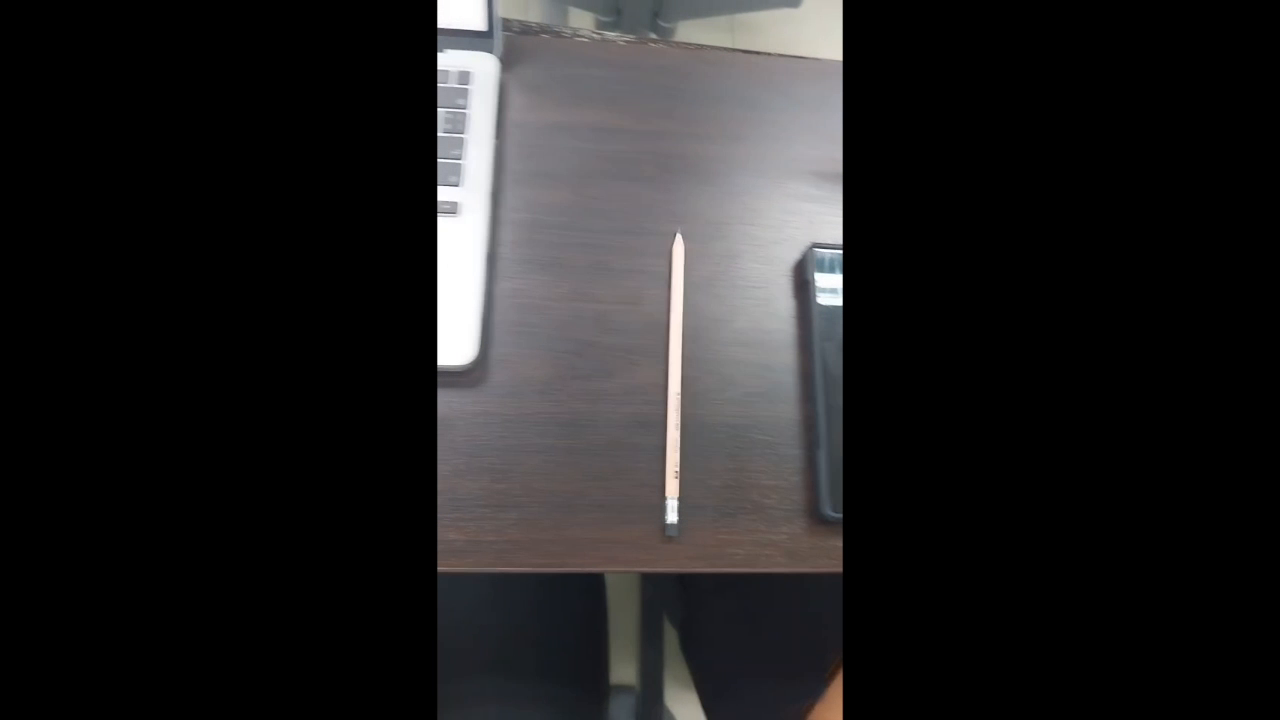
#> input picture frame 5 of week_12_quiz/q1/pencil.mp4, 1280 x 720 px
$ python dense_optical_flow.py
#> lines starting #> are read from the running program, lines starting #| are printed output that depends on the picture
import numpy as np
import cv2 as cv
cap = cv.VideoCapture(cv.samples.findFile("pencil.mp4"))
ret, frame1 = cap.read()
#> frame1 is the input picture: shape (720, 1280, 3); mean B, G, R 35.1, 34.4, 35.3
prvs = cv.cvtColor(frame1, cv.COLOR_BGR2GRAY)
hsv = np.zeros_like(frame1)
hsv[..., 1] = 255
while(1):
    ret, frame2 = cap.read()
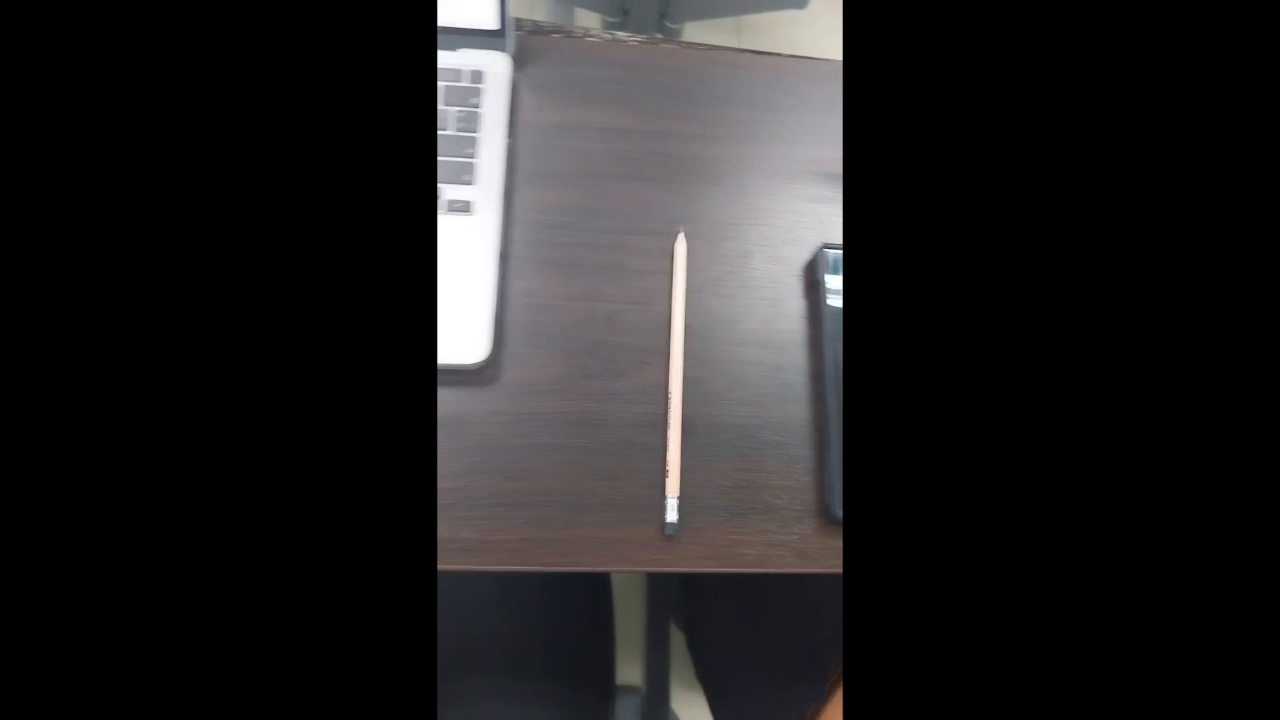
#> input picture frame 6 of week_12_quiz/q1/pencil.mp4, 1280 x 720 px
#> frame2 is the input picture: shape (720, 1280, 3); mean B, G, R 35.3, 34.6, 35.7
    if not ret:
        print('No frames grabbed!')
        break
    next = cv.cvtColor(frame2, cv.COLOR_BGR2GRAY)
    flow = cv.calcOpticalFlowFarneback(prvs, next, None, 0.5, 3, 15, 3, 5, 1.2, 0)
    mag, ang = cv.cartToPolar(flow[..., 0], flow[..., 1])
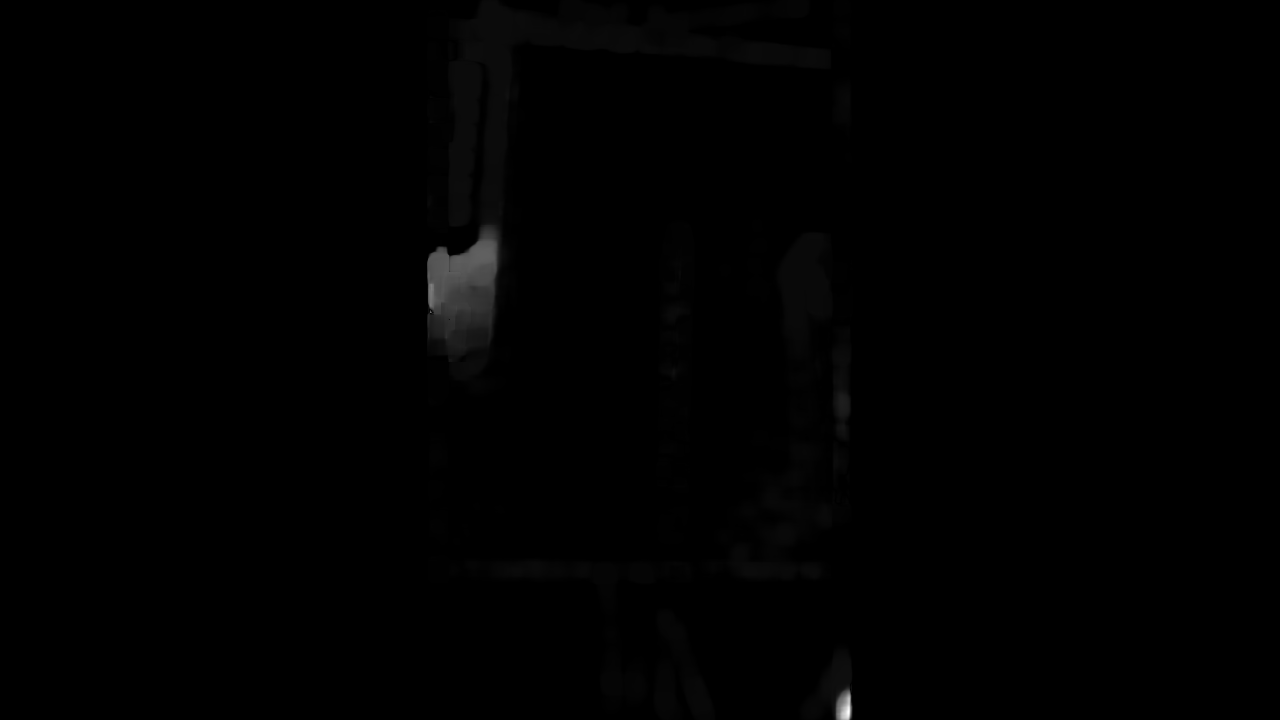
#> mag: shape (720, 1280) float32; min 0, max 277.8, mean 1.2; drawn with min black and max white
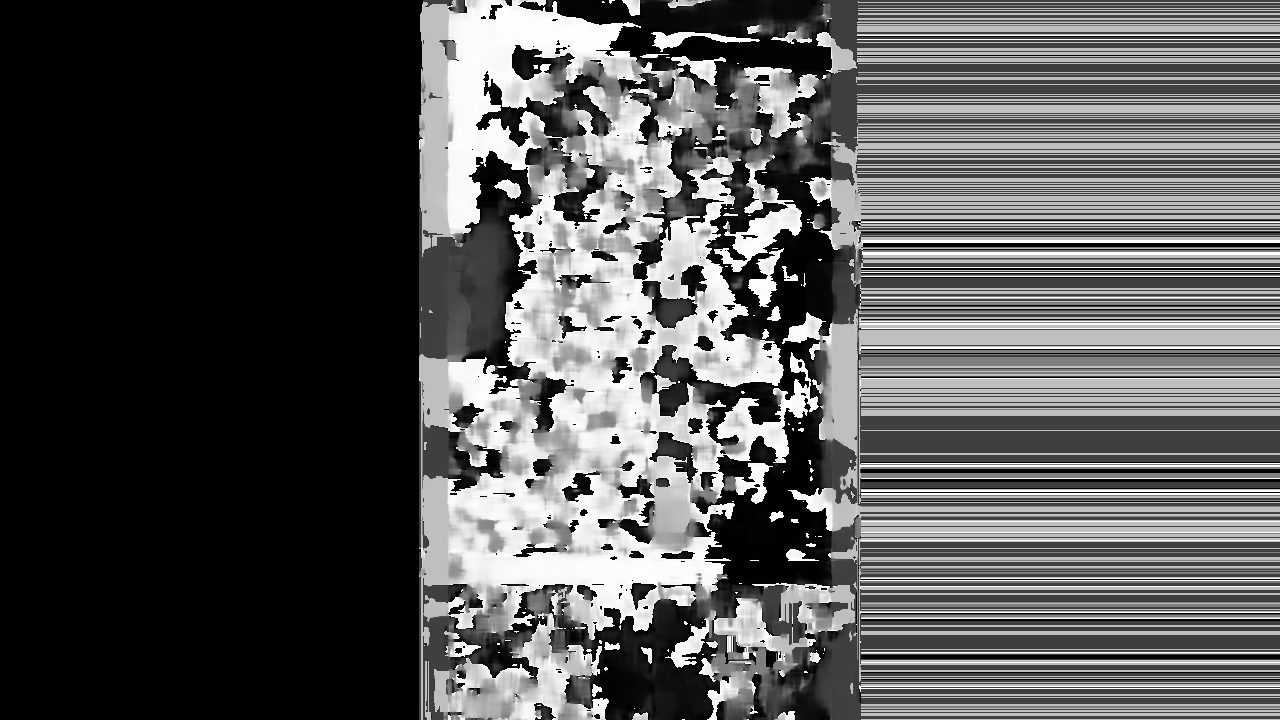
#> ang: shape (720, 1280) float32; min 0, max 6.28, mean 2.12; drawn with min black and max white
    hsv[..., 0] = ang*180/np.pi/2
    hsv[..., 2] = cv.normalize(mag, None, 0, 255, cv.NORM_MINMAX)
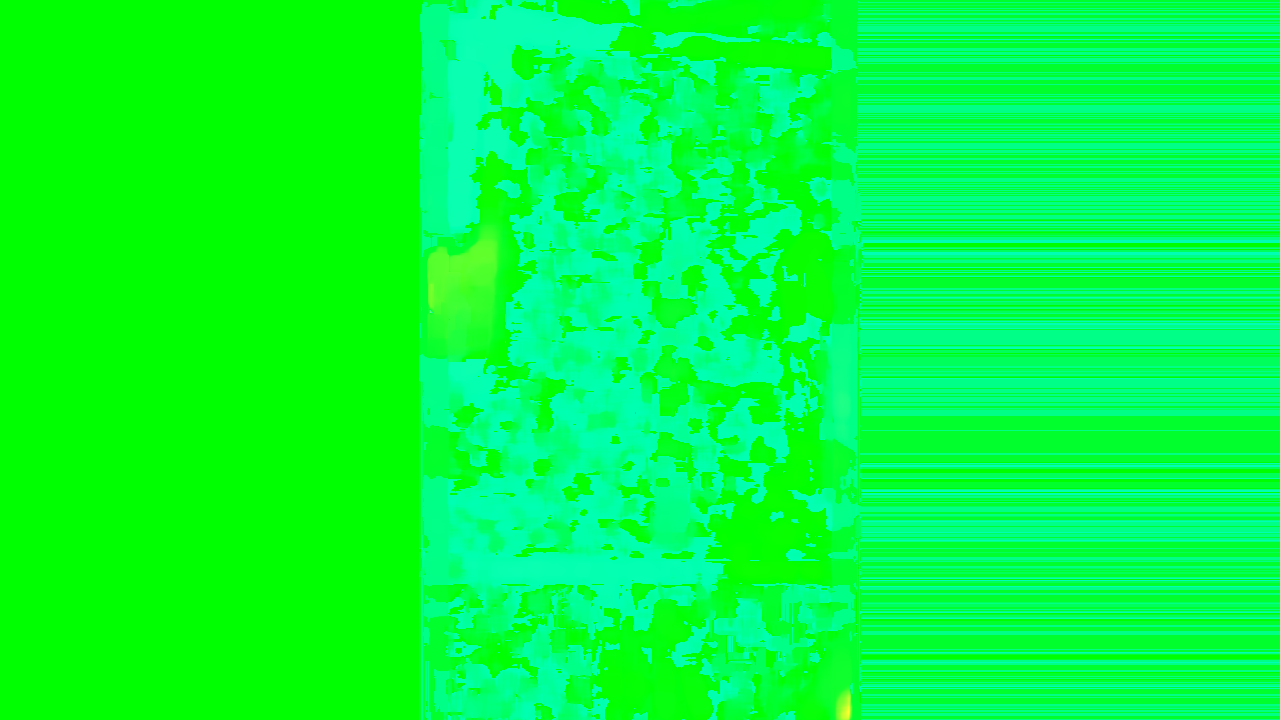
#> hsv: shape (720, 1280, 3); mean of channels 0, 1, 2 60.7, 255, 1; drawn as B, G, R
    bgr = cv.cvtColor(hsv, cv.COLOR_HSV2BGR)
    cv.imshow('frame2', bgr)
    k = cv.waitKey(30) & 0xff
#> (key Esc is pressed here)
    if k == 27:
        break
    elif k == ord('s'):
        cv.imwrite('opticalfb.png', frame2)
        cv.imwrite('opticalhsv.png', bgr)
    prvs = next
cv.destroyAllWindows()

$ run again, starting later in the video
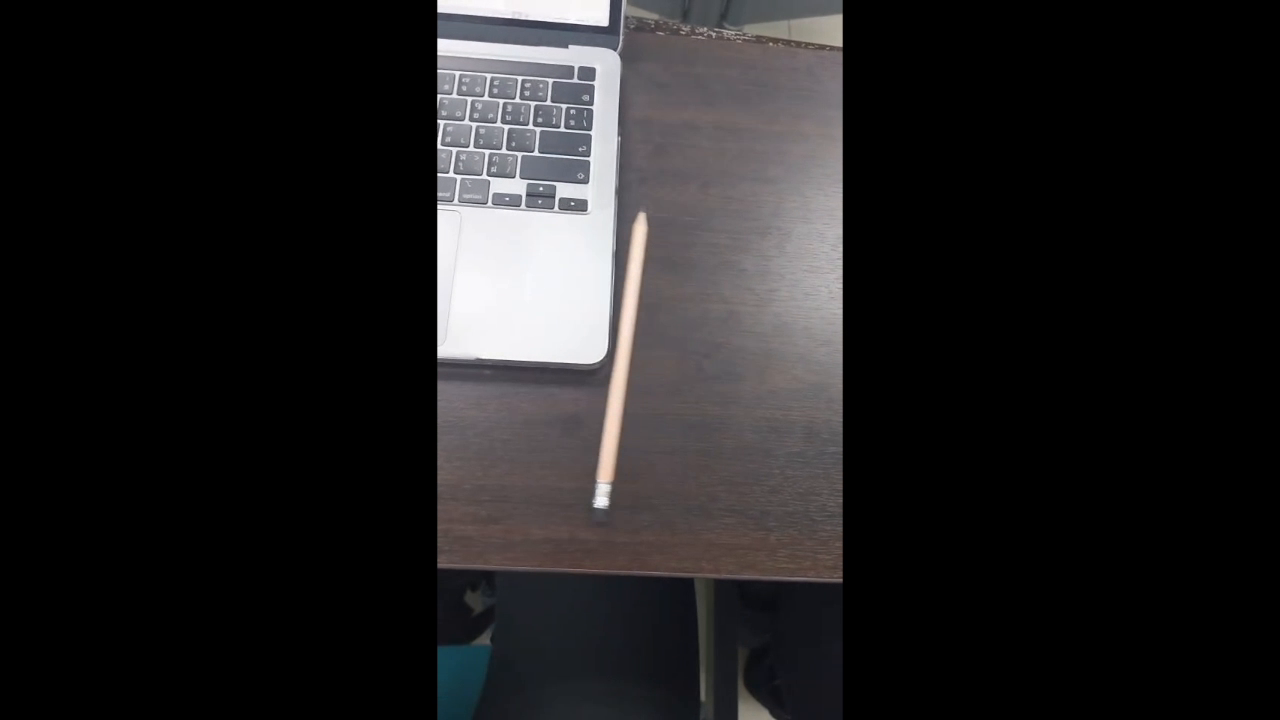
#> input picture frame 23 of week_12_quiz/q1/pencil.mp4, 1280 x 720 px
#> frame1 is the input picture: shape (720, 1280, 3); mean B, G, R 34.1, 33.3, 34.4
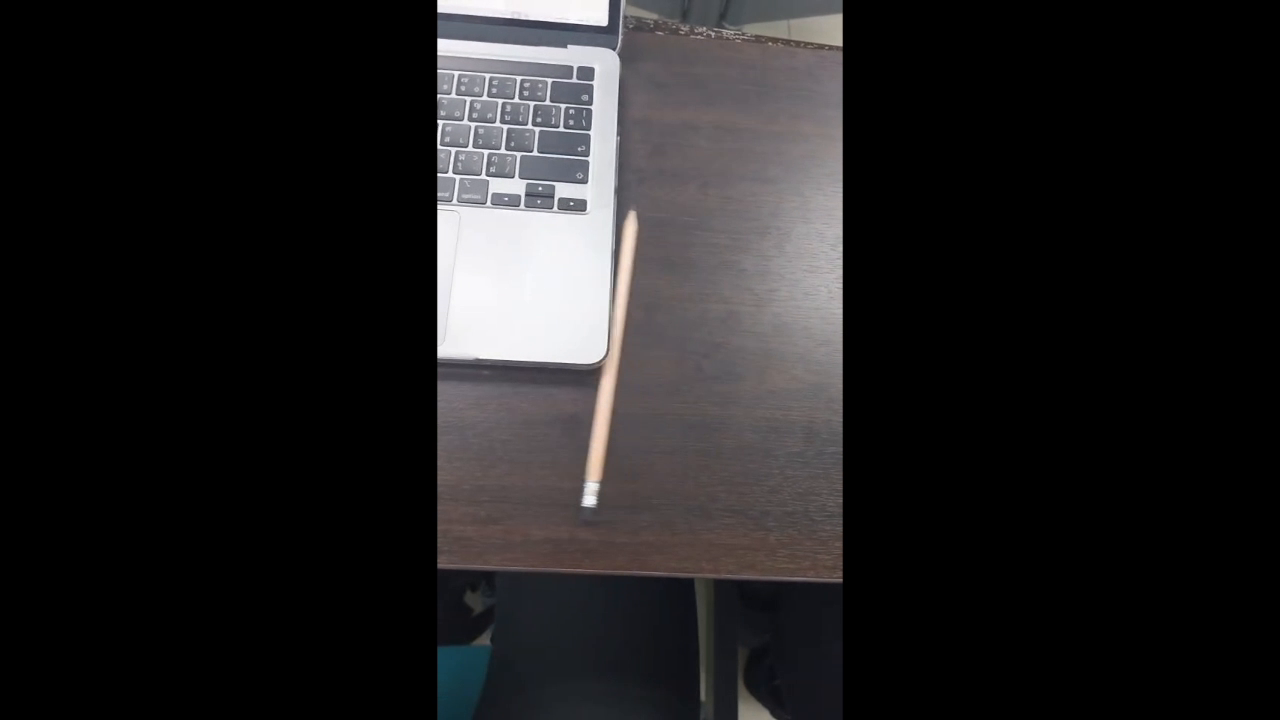
#> input picture frame 24 of week_12_quiz/q1/pencil.mp4, 1280 x 720 px
#> frame2 is the input picture: shape (720, 1280, 3); mean B, G, R 34, 33.1, 34.3
#> `hsv[..., 2] = cv.normalize(mag, None, 0, 255, cv.NORM_MINMAX)`:
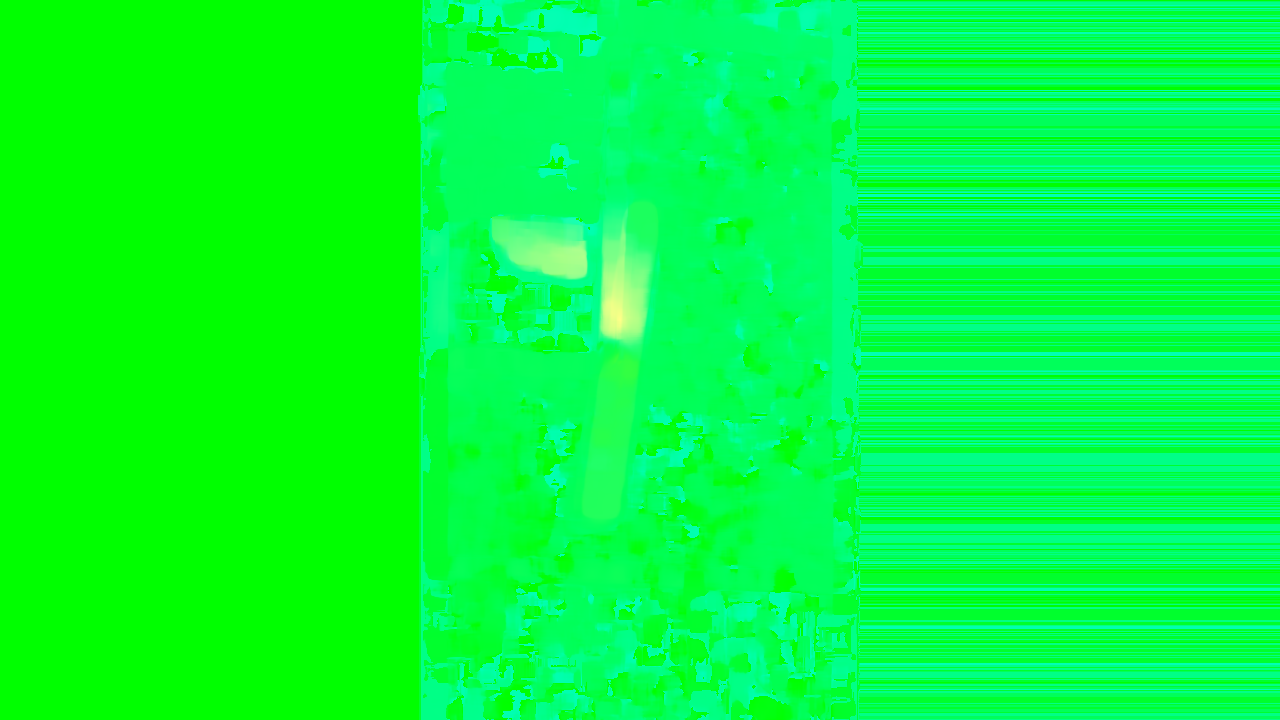
#> hsv: shape (720, 1280, 3); mean of channels 0, 1, 2 58.8, 255, 1.8; drawn as B, G, R

$ run again, starting later in the video
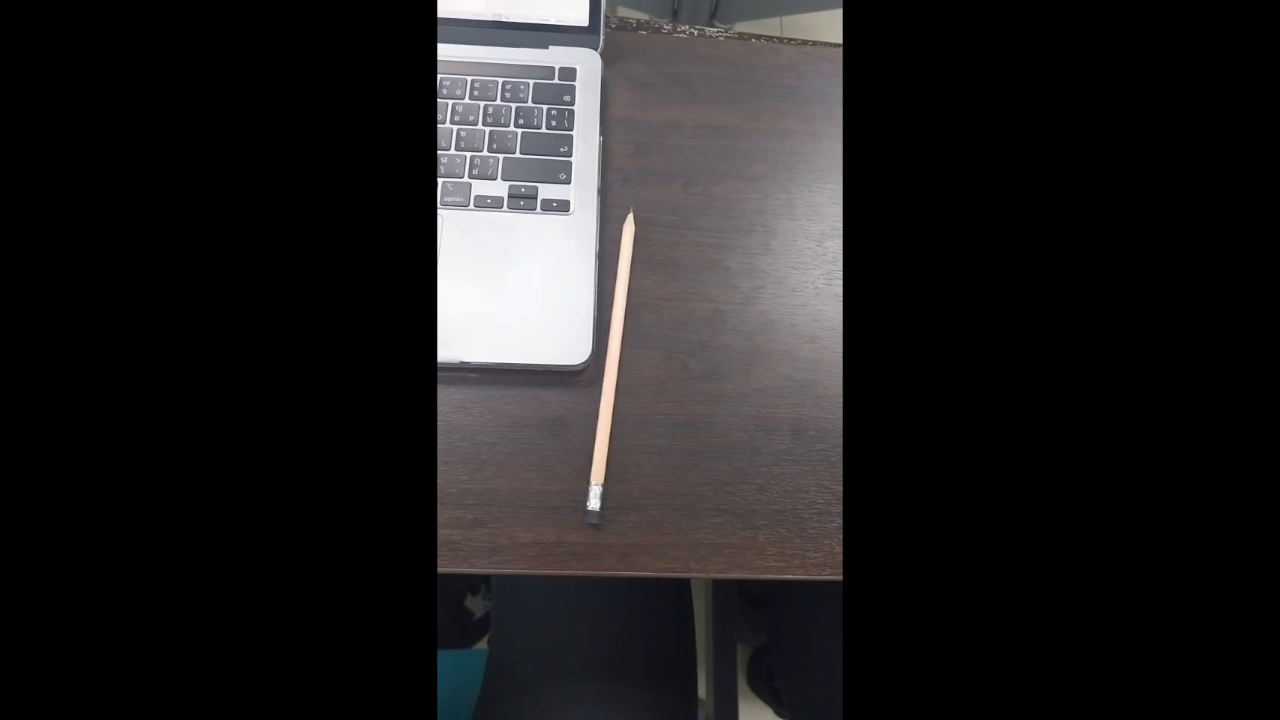
#> input picture frame 41 of week_12_quiz/q1/pencil.mp4, 1280 x 720 px
#> frame1 is the input picture: shape (720, 1280, 3); mean B, G, R 33.1, 32.5, 33.8
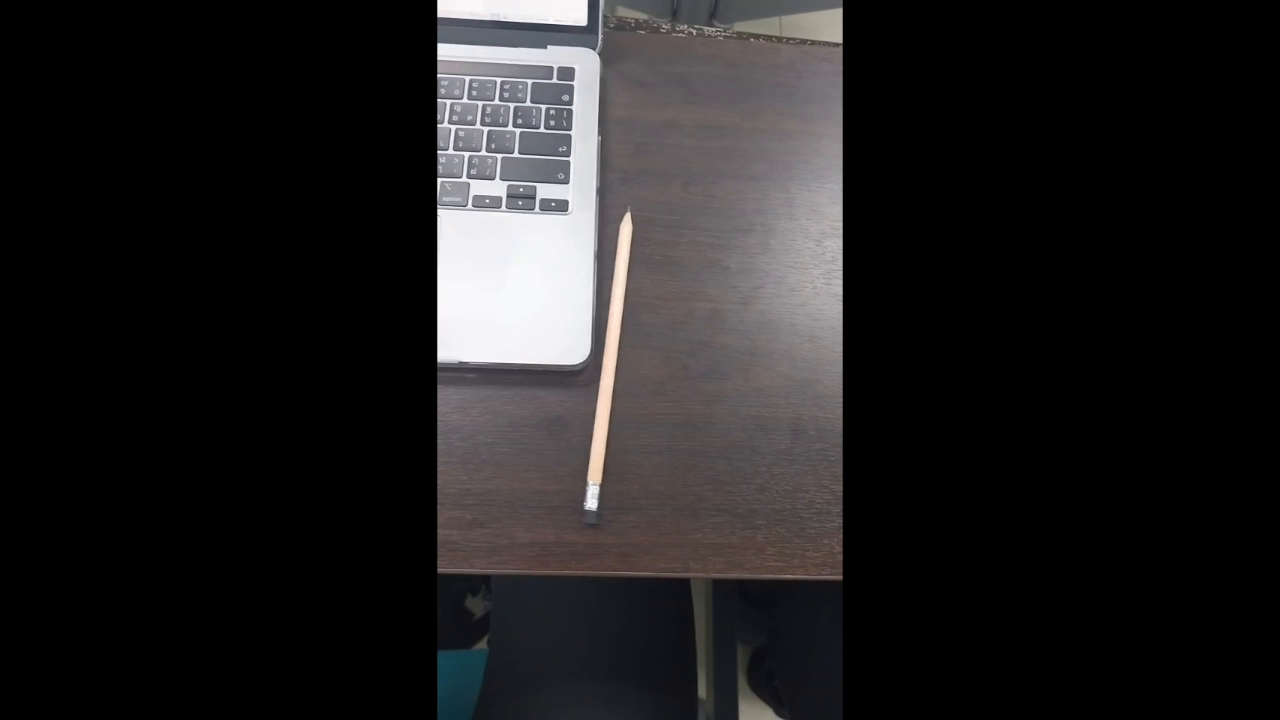
#> input picture frame 42 of week_12_quiz/q1/pencil.mp4, 1280 x 720 px
#> frame2 is the input picture: shape (720, 1280, 3); mean B, G, R 33.1, 32.5, 33.8
#> `bgr = cv.cvtColor(hsv, cv.COLOR_HSV2BGR)`:
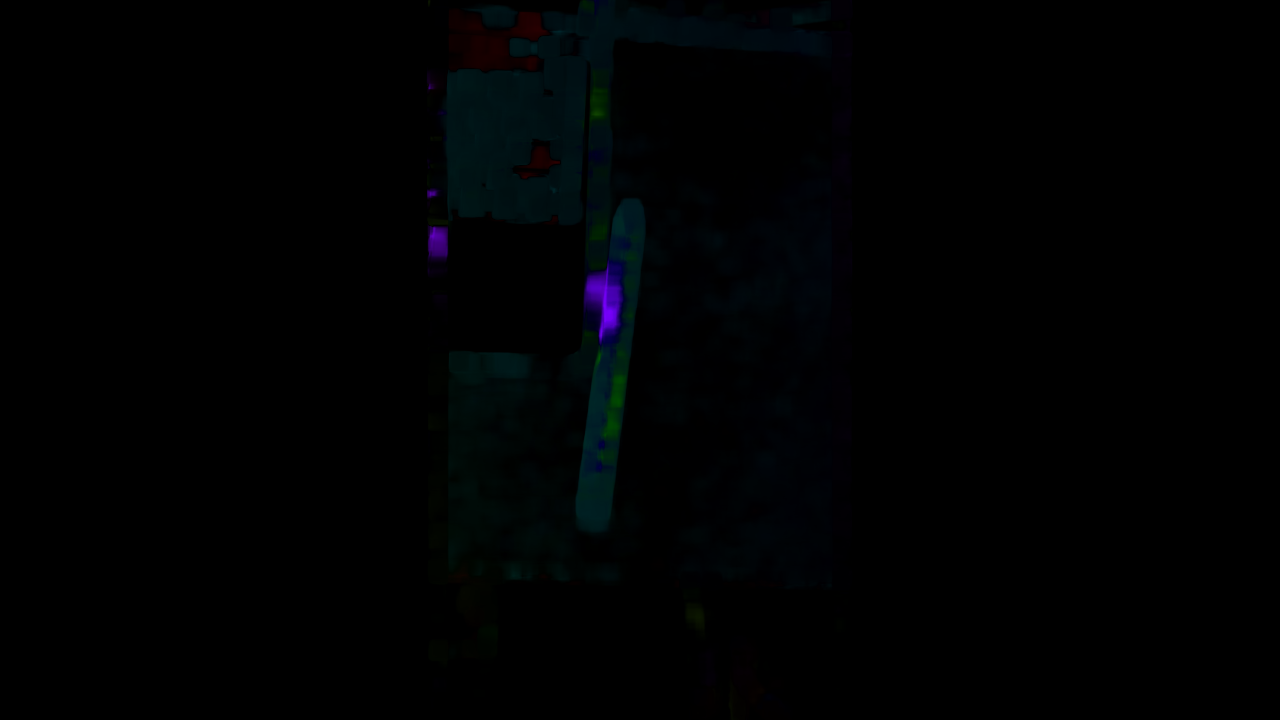
#> bgr: shape (720, 1280, 3); mean B, G, R 2.2, 1.4, 0.3
